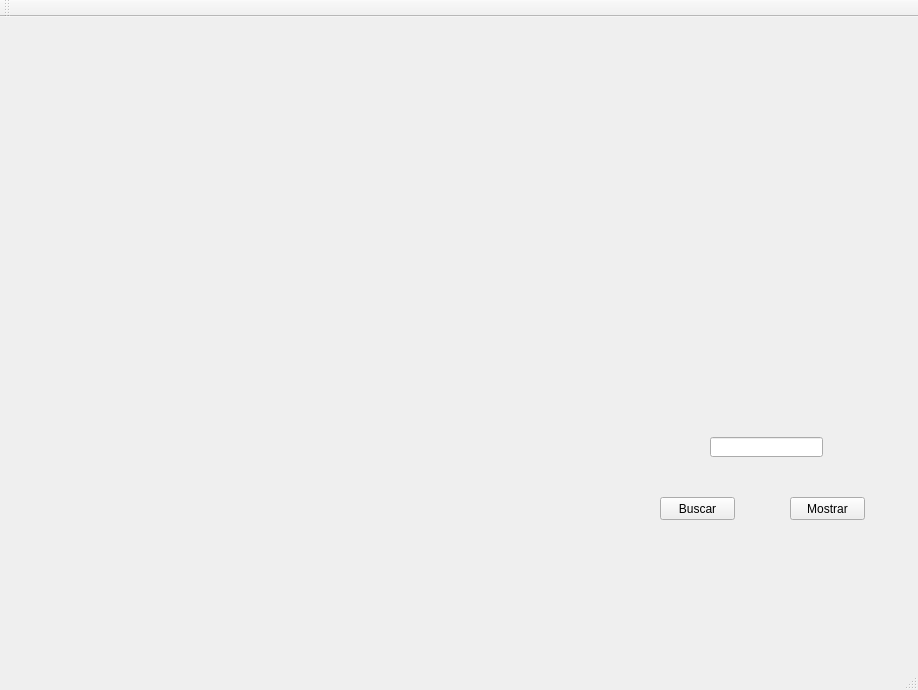
<?xml version="1.0" encoding="UTF-8"?>
<ui version="4.0">
 <class>MainWindow</class>
 <widget class="QMainWindow" name="MainWindow">
  <property name="geometry">
   <rect>
    <x>0</x>
    <y>0</y>
    <width>918</width>
    <height>690</height>
   </rect>
  </property>
  <property name="windowTitle">
   <string>MainWindow</string>
  </property>
  <widget class="QWidget" name="centralWidget">
   <widget class="QPushButton" name="pushButtonBuscar">
    <property name="geometry">
     <rect>
      <x>660</x>
      <y>480</y>
      <width>75</width>
      <height>23</height>
     </rect>
    </property>
    <property name="text">
     <string>Buscar</string>
    </property>
   </widget>
   <widget class="QLineEdit" name="lineEditWord">
    <property name="geometry">
     <rect>
      <x>710</x>
      <y>420</y>
      <width>113</width>
      <height>20</height>
     </rect>
    </property>
   </widget>
   <widget class="QPushButton" name="pushButtonMostrar">
    <property name="geometry">
     <rect>
      <x>790</x>
      <y>480</y>
      <width>75</width>
      <height>23</height>
     </rect>
    </property>
    <property name="text">
     <string>Mostrar</string>
    </property>
   </widget>
   <widget class="QLabel" name="labelTwitterBird">
    <property name="geometry">
     <rect>
      <x>660</x>
      <y>120</y>
      <width>231</width>
      <height>231</height>
     </rect>
    </property>
    <property name="text">
     <string/>
    </property>
    <property name="textFormat">
     <enum>Qt::AutoText</enum>
    </property>
    <property name="pixmap">
     <pixmap>twitter.png</pixmap>
    </property>
    <property name="scaledContents">
     <bool>true</bool>
    </property>
   </widget>
   <zorder>labelTwitterBird</zorder>
   <zorder>pushButtonBuscar</zorder>
   <zorder>lineEditWord</zorder>
   <zorder>pushButtonMostrar</zorder>
  </widget>
  <widget class="QMenuBar" name="menuBar">
   <property name="geometry">
    <rect>
     <x>0</x>
     <y>0</y>
     <width>918</width>
     <height>21</height>
    </rect>
   </property>
  </widget>
  <widget class="QToolBar" name="mainToolBar">
   <attribute name="toolBarArea">
    <enum>TopToolBarArea</enum>
   </attribute>
   <attribute name="toolBarBreak">
    <bool>false</bool>
   </attribute>
  </widget>
  <widget class="QStatusBar" name="statusBar"/>
 </widget>
 <layoutdefault spacing="6" margin="11"/>
 <resources/>
 <connections/>
</ui>
